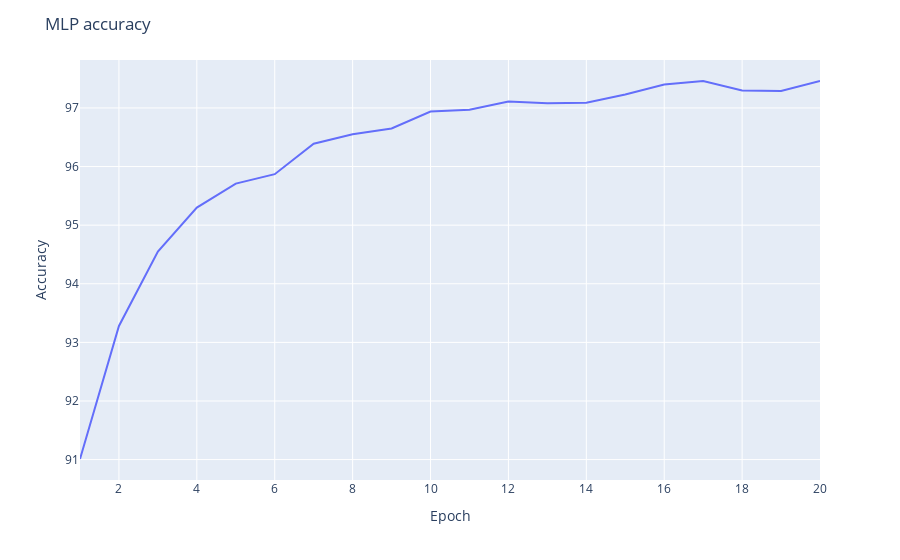

The code cell stored with this chart in its notebook:
### Code cell
fig = px.line(y=mlp_metrics['test_accuracies'], x=list(range(1,epochs+1)), labels={'y':'Accuracy', 'x':'Epoch'})
fig.update_layout(title='MLP accuracy', showlegend=False)
fig.show()

### Figure 1 — Plotly figure (JSON) as saved in the notebook; plotly's stock layout.template omitted (floating-point values rounded to 4 significant figures)
{"data": [{"hovertemplate": "Epoch=%{x}<br>Accuracy=%{y}<extra></extra>", "legendgroup": "", "line": {"color": "#636efa", "dash": "solid"}, "marker": {"symbol": "circle"}, "mode": "lines", "name": "", "orientation": "v", "showlegend": false, "type": "scatter", "x": [1, 2, 3, 4, 5, 6, 7, 8, 9, 10, 11, 12, 13, 14, 15, 16, 17, 18, 19, 20], "xaxis": "x", "y": [91.01, 93.28, 94.55, 95.3, 95.71, 95.87, 96.39, 96.55, 96.65, 96.94, 96.97, 97.11, 97.08, 97.09, 97.23, 97.4, 97.46, 97.3, 97.29, 97.46], "yaxis": "y"}], "layout": {"legend": {"tracegroupgap": 0}, "margin": {"t": 60}, "showlegend": false, "title": {"text": "MLP accuracy"}, "xaxis": {"anchor": "y", "domain": [0, 1], "title": {"text": "Epoch"}}, "yaxis": {"anchor": "x", "domain": [0, 1], "title": {"text": "Accuracy"}}}}
